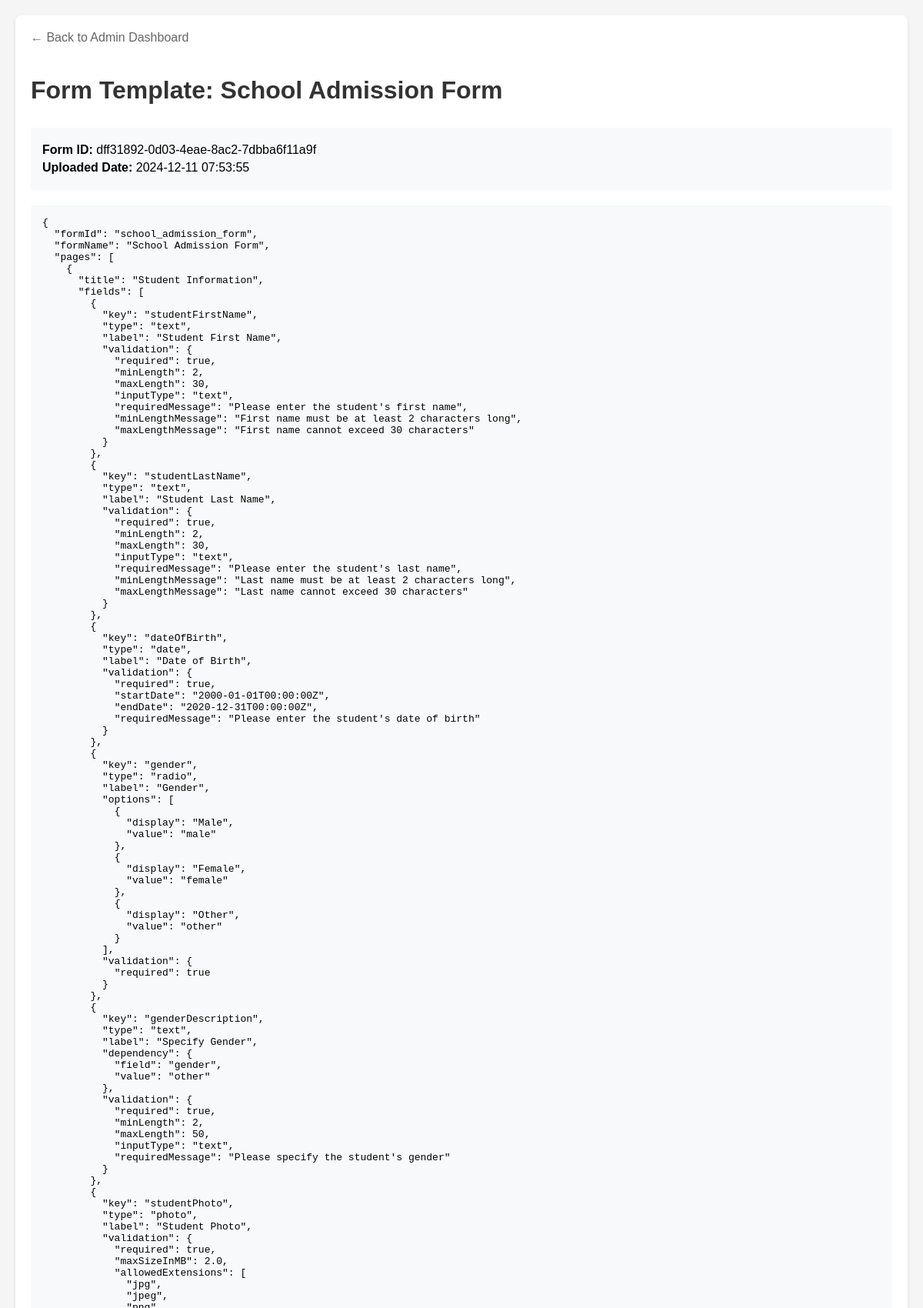
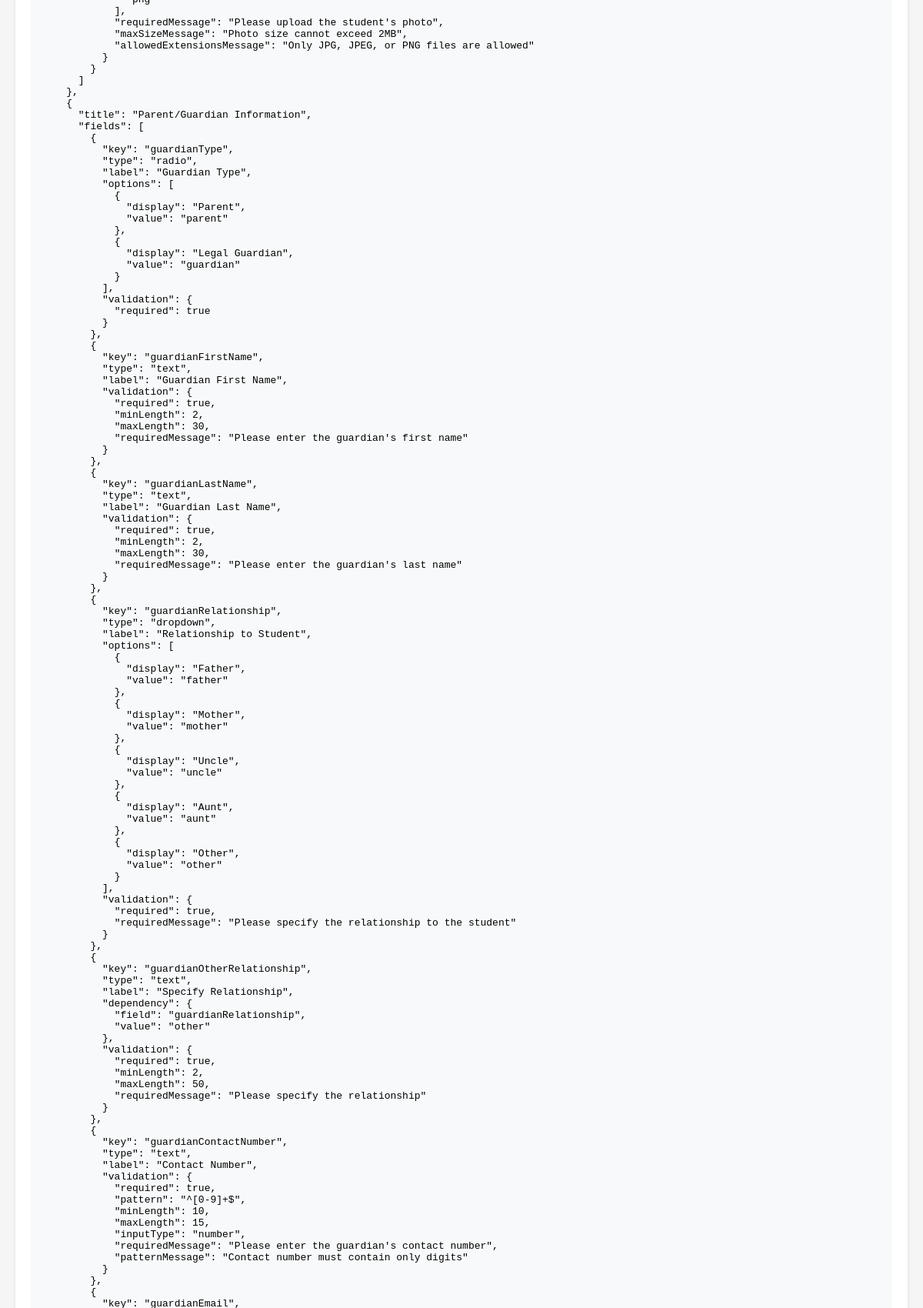
The app's page /admin/forms/dff31892-0d03-4eae-8ac2-7dbba6f11a9f/view (upper part) with its own data (2 pictures, top to bottom).
### app/models/form.py (models this page shows, shortened)
class Form(db.Model):
    __tablename__ = 'forms'
    formId = db.Column(db.String(36), primary_key=True,
                       default=lambda: str(uuid.uuid4()))
    formName = db.Column(db.String(100), nullable=False)
    formPath = db.Column(db.String(255), nullable=False)
    uploadedDate = db.Column(
        db.DateTime, nullable=False, default=datetime.utcnow)

### app/routes/admin.py (the view)
@bp.route('/forms/<form_id>/view', methods=['GET'])
def view_form(form_id):
    try:
        form = Form.query.get_or_404(form_id)
        file_path = os.path.join(
            current_app.config['UPLOAD_FOLDER'], form.formPath)
        if not os.path.exists(file_path):
            return render_template('admin/error.html',
                                   message='Form template file not found')
        with open(file_path, 'r') as f:
            form_data = json.load(f)
        return render_template('admin/view_form.html',
                               form=form,
                               form_data=json.dumps(form_data, indent=2))
    except Exception as e:
        return render_template('admin/error.html',
                               message=f'Error loading form: {str(e)}')

### app/templates/admin/view_form.html (shortened to what this page needs)
<!DOCTYPE html>
<html>
<head>
</head>
<body>
    <div class="container">
        <a href="/admin/" class="back-link">← Back to Admin Dashboard</a>
        <h1>Form Template: {{ form.formName }}</h1>
        <div class="form-info">
            <p><strong>Form ID:</strong> {{ form.formId }}</p>
            <p><strong>Uploaded Date:</strong> {{ form.uploadedDate.strftime('%Y-%m-%d %H:%M:%S') }}</p>
        </div>
        <pre><code>{{ form_data }}</code></pre>
    </div>
</body>
</html>

### app/templates/admin/view_form.html (style rules this page uses)
body { font-family: Arial, sans-serif; margin: 0; padding: 20px; background-color: #f5f5f5; }
.container { max-width: 1200px; margin: 0 auto; background-color: white; padding: 20px; border-radius: 8px; box-shadow: 0 2px 4px rgba(0,0,0,0.1); }
h1 { color: #333; margin-bottom: 30px; }
.back-link { display: inline-block; margin-bottom: 20px; color: #666; text-decoration: none; }
.form-info { margin-bottom: 20px; padding: 15px; background-color: #f8f9fa; border-radius: 4px; }
.form-info p { margin: 5px 0; }
pre { background-color: #f8f9fa; padding: 15px; border-radius: 4px; overflow-x: auto; white-space: pre-wrap; word-wrap: break-word; }

### records on screen
Form: formName "School Admission Form", formId "dff31892-0d03-4eae-8ac2-7dbba6f11a9f", uploadedDate "2024-12-11 07:53:55"
